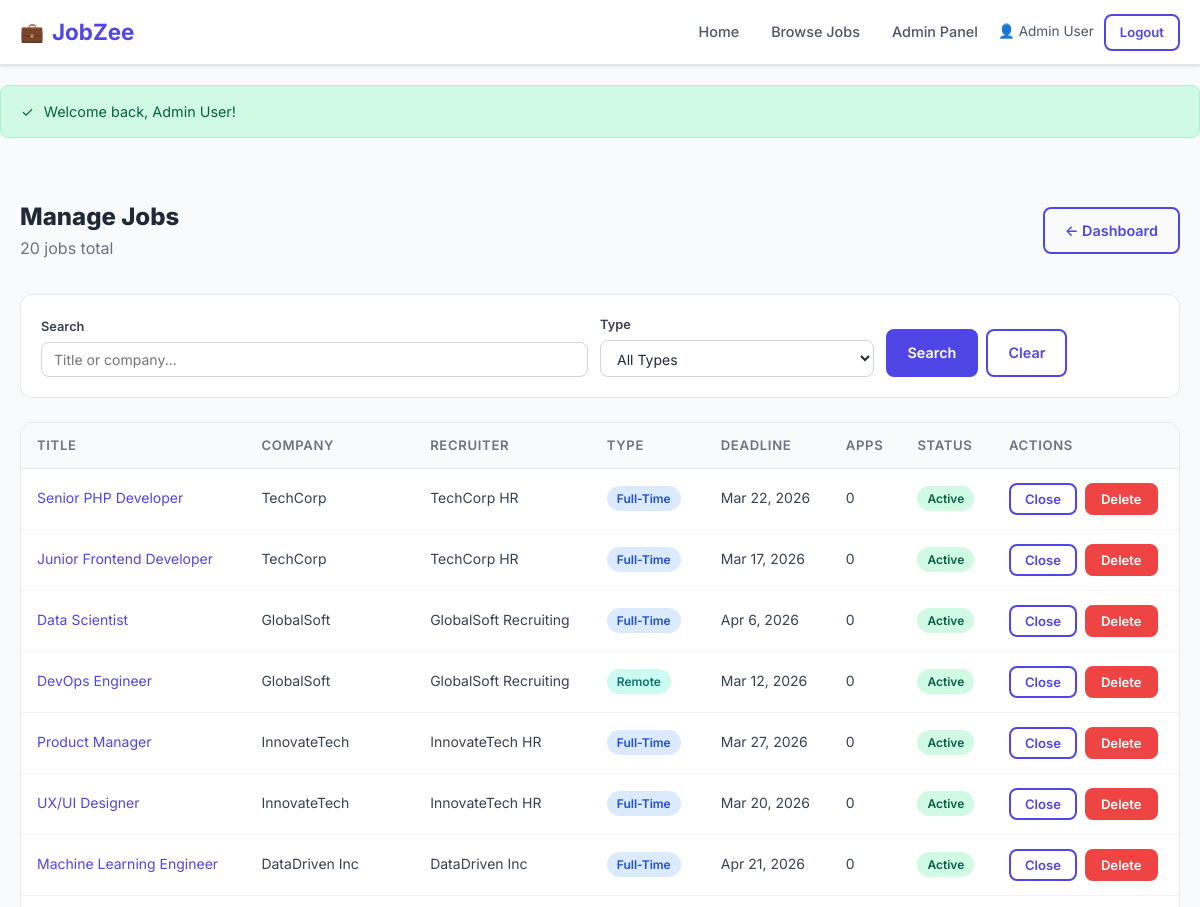
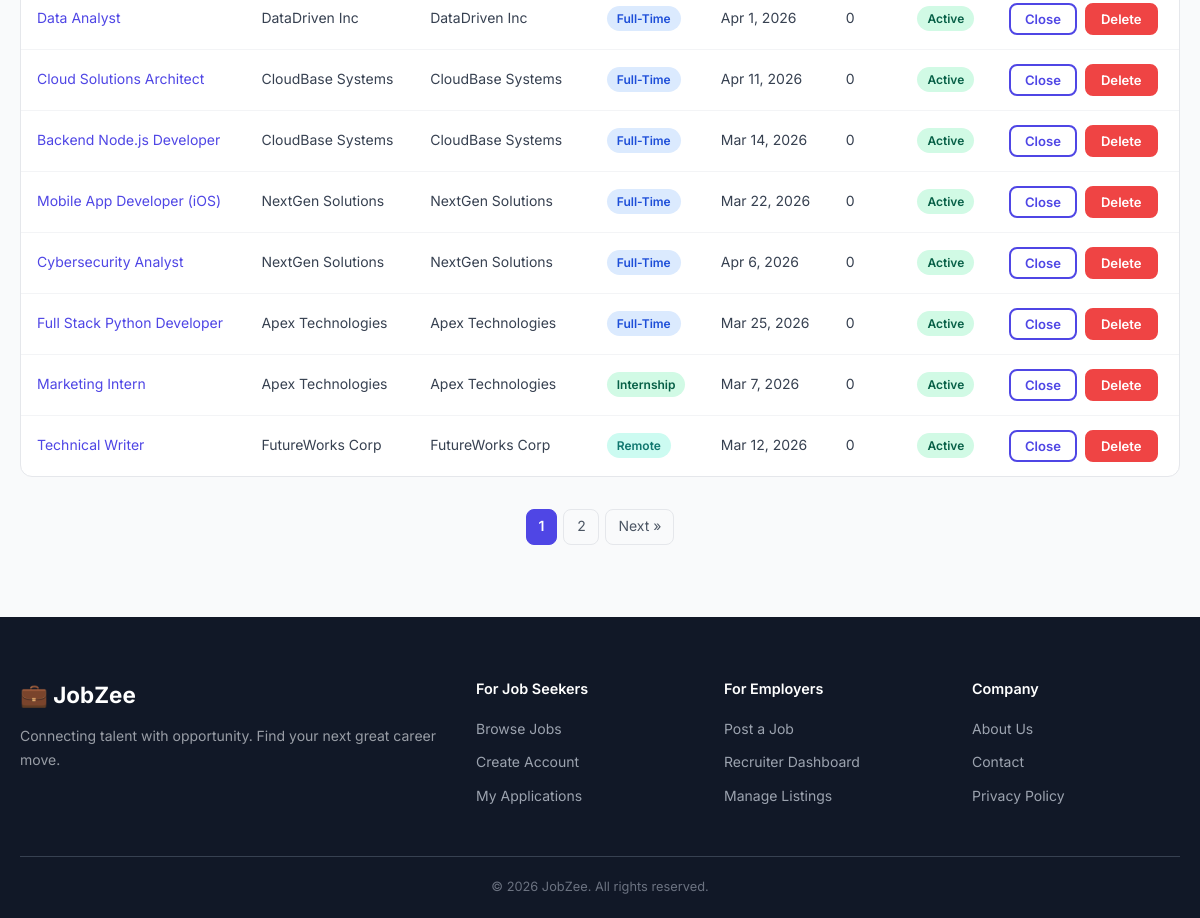
Screenshot of /admin/manage_jobs.php (signed in) with the database file from the repository (2 pictures, top to bottom).
### tables this page shows
CREATE TABLE jobs (
    id INT UNSIGNED AUTO_INCREMENT PRIMARY KEY,
    recruiter_id INT UNSIGNED NOT NULL,
    title VARCHAR(200) NOT NULL,
    company VARCHAR(150) NOT NULL,
    location VARCHAR(150) NOT NULL,
    salary_min DECIMAL(10,2) DEFAULT 0,
    salary_max DECIMAL(10,2) DEFAULT 0,
    job_type ENUM('full-time','part-time','contract','internship','remote') NOT NULL DEFAULT 'full-time',
    description TEXT NOT NULL,
    deadline DATE NOT NULL,
    status ENUM('active','closed') NOT NULL DEFAULT 'active',
    created_at TIMESTAMP DEFAULT CURRENT_TIMESTAMP,
    INDEX idx_recruiter (recruiter_id),
    INDEX idx_status (status),
    INDEX idx_location (location),
    INDEX idx_job_type (job_type),
    INDEX idx_deadline (deadline),
    FULLTEXT idx_search (title, description, company),
    CONSTRAINT fk_jobs_recruiter FOREIGN KEY (recruiter_id) REFERENCES users(id) ON DELETE CASCADE
);

CREATE TABLE users (
    id INT UNSIGNED AUTO_INCREMENT PRIMARY KEY,
    name VARCHAR(100) NOT NULL,
    email VARCHAR(150) NOT NULL UNIQUE,
    password VARCHAR(255) NOT NULL,
    role ENUM('admin','recruiter','jobseeker') NOT NULL DEFAULT 'jobseeker',
    status ENUM('active','inactive') NOT NULL DEFAULT 'active',
    created_at TIMESTAMP DEFAULT CURRENT_TIMESTAMP,
    INDEX idx_email (email),
    INDEX idx_role (role),
    INDEX idx_status (status)
);

### admin/manage_jobs.php (the view, shortened to what this page needs)
<?php
$db = getDB();
$search  = sanitize($_GET['q'] ?? '');
$type    = sanitize($_GET['type'] ?? '');
$page    = max(1, (int)($_GET['page'] ?? 1));
$perPage = 15;
$where  = ['1=1'];
$params = [];
$whereStr = implode(' AND ', $where);
$cnt   = $db->prepare("SELECT COUNT(*) FROM jobs j WHERE $whereStr"); $cnt->execute($params); $total = $cnt->fetchColumn();
$pag   = paginate($total, $perPage, $page);
$stmt  = $db->prepare("SELECT j.*, u.name AS recruiter_name, (SELECT COUNT(*) FROM applications WHERE job_id = j.id) AS app_count FROM jobs j JOIN users u ON j.recruiter_id = u.id WHERE $whereStr ORDER BY j.created_at DESC LIMIT {$perPage} OFFSET {$pag['offset']}");
$stmt->execute($params);
$jobs = $stmt->fetchAll();
include __DIR__ . '/../includes/header.php';
?>
<div class="page-container">
    <div class="section-header mb-8">
        <div>
            <h1 style="font-size:1.5rem;font-weight:800;">Manage Jobs</h1>
            <p style="color:var(--gray-500);"><?= $total ?> job<?= $total !== 1 ? 's' : '' ?> total</p>
        </div>
        <a href="dashboard.php" class="btn btn-outline">← Dashboard</a>
    </div>
    <div class="filters-bar" style="margin-bottom:24px;">
        <form class="filters-form" method="GET">
            <div class="form-group" style="flex:2;">
                <label class="form-label">Search</label>
                <input type="text" name="q" class="form-control" placeholder="Title or company..." value="<?= sanitize($search) ?>">
            </div>
            <div class="form-group">
                <label class="form-label">Type</label>
                <select name="type" class="form-control">
                    <option value="">All Types</option>
                </select>
            </div>
            <div class="form-group" style="align-self:flex-end; display:flex; gap:8px;">
                <button type="submit" class="btn btn-primary">Search</button>
                <a href="manage_jobs.php" class="btn btn-outline">Clear</a>
            </div>
        </form>
    </div>
    <div class="table-container">
        <table>
            <thead><tr><th>Title</th><th>Company</th><th>Recruiter</th><th>Type</th><th>Deadline</th><th>Apps</th><th>Status</th><th>Actions</th></tr></thead>
            <tbody>
            <?php foreach ($jobs as $j): ?>
            <tr>
                <td><a href="../job.php?id=<?= $j['id'] ?>"><?= sanitize($j['title']) ?></a></td>
                <td><?= sanitize($j['company']) ?></td>
                <td><?= sanitize($j['recruiter_name']) ?></td>
                <td><span class="badge <?= jobTypeBadge($j['job_type']) ?>"><?= $j['job_type'] ?></span></td>
                <td><?= date('M j, Y', strtotime($j['deadline'])) ?><?= isExpired($j['deadline']) ? '<br><small style="color:var(--danger)">Exp.</small>' : '' ?></td>
                <td><?= $j['app_count'] ?></td>
                <td><span class="badge <?= $j['status']==='active'?'badge-green':'badge-gray' ?>"><?= $j['status'] ?></span></td>
                <td>
                    <div class="table-actions">
                        <form method="POST" style="display:inline;">
                            <button type="submit" name="toggle_status" class="btn btn-sm btn-outline"><?= $j['status']==='active'?'Close':'Open' ?></button>
                        </form>
                        <form method="POST" style="display:inline;">
                            <button type="submit" name="delete_job" class="btn btn-sm btn-danger" data-confirm="Delete this job and ALL its applications?">Delete</button>
                        </form>
                    </div>
                </td>
            </tr>
            <?php endforeach; ?>
            </tbody>
        </table>
    </div>
    <?= paginationHTML($pag, "manage_jobs.php" . ($search ? "?q=$search" : '') . ($type ? "&type=$type" : '')) ?>
</div>
<?php include __DIR__ . '/../includes/footer.php'; ?>

### includes/functions.php (shortened to what this page needs)
<?php
function sanitize(string $input): string {
    return htmlspecialchars(strip_tags(trim($input)), ENT_QUOTES, 'UTF-8');
}
function getFlash(): ?array {
    if (isset($_SESSION['flash'])) {
        $flash = $_SESSION['flash'];
        return $flash;
    }
    return null;
}
function showFlash(): string {
    $flash = getFlash();
    $icon = $flash['type'] === 'success' ? '✓' : ($flash['type'] === 'error' ? '✗' : 'ℹ');
    return '<div class="alert alert-' . $flash['type'] . '"><span>' . $icon . '</span> ' . sanitize($flash['message']) . '</div>';
}
function jobTypeBadge(string $type): string {
    $classes = [
        'full-time'  => 'badge-blue',
        'part-time'  => 'badge-purple',
        'contract'   => 'badge-orange',
        'internship' => 'badge-green',
        'remote'     => 'badge-teal',
    ];
    return $classes[$type] ?? 'badge-gray';
}
function paginate(int $total, int $perPage, int $currentPage): array {
    $totalPages = (int)ceil($total / $perPage);
    $offset = ($currentPage - 1) * $perPage;
    return [
        'total'       => $total,
        'per_page'    => $perPage,
        'current'     => $currentPage,
        'total_pages' => $totalPages,
        'offset'      => max(0, $offset),
        'has_prev'    => $currentPage > 1,
        'has_next'    => $currentPage < $totalPages,
    ];
}
function paginationHTML(array $pag, string $baseUrl): string {
    $html = '<div class="pagination">';
    $sep = str_contains($baseUrl, '?') ? '&' : '?';
    for ($i = max(1, $pag['current'] - 2); $i <= min($pag['total_pages'], $pag['current'] + 2); $i++) {
        $active = $i === $pag['current'] ? ' active' : '';
        $html .= '<a href="' . $baseUrl . $sep . 'page=' . $i . '" class="page-link' . $active . '">' . $i . '</a>';
    }
    if ($pag['has_next']) {
        $html .= '<a href="' . $baseUrl . $sep . 'page=' . ($pag['current'] + 1) . '" class="page-link">Next &raquo;</a>';
    }
    $html .= '</div>';
    return $html;
}

### rows the page displays
jobs: title "Senior PHP Developer", company "TechCorp", recruiter.name "TechCorp HR", job_type "Full-Time", deadline "Mar 22, 2026", app_count "0", status "Active", shows "Close"
jobs: title "Junior Frontend Developer", company "TechCorp", recruiter.name "TechCorp HR", job_type "Full-Time", deadline "Mar 17, 2026", app_count "0", status "Active", shows "Close"
jobs: title "Data Scientist", company "GlobalSoft", recruiter.name "GlobalSoft Recruiting", job_type "Full-Time", deadline "Apr 6, 2026", app_count "0", status "Active", shows "Close"
jobs: title "DevOps Engineer", company "GlobalSoft", recruiter.name "GlobalSoft Recruiting", job_type "Remote", deadline "Mar 12, 2026", app_count "0", status "Active", shows "Close"
jobs: title "Product Manager", company "InnovateTech", recruiter.name "InnovateTech HR", job_type "Full-Time", deadline "Mar 27, 2026", app_count "0", status "Active", shows "Close"
jobs: title "UX/UI Designer", company "InnovateTech", recruiter.name "InnovateTech HR", job_type "Full-Time", deadline "Mar 20, 2026", app_count "0", status "Active", shows "Close"
jobs: title "Machine Learning Engineer", company "DataDriven Inc", recruiter.name "DataDriven Inc", job_type "Full-Time", deadline "Apr 21, 2026", app_count "0", status "Active", shows "Close"
jobs: title "Data Analyst", company "DataDriven Inc", recruiter.name "DataDriven Inc", job_type "Full-Time", deadline "Apr 1, 2026", app_count "0", status "Active", shows "Close"
jobs: title "Cloud Solutions Architect", company "CloudBase Systems", recruiter.name "CloudBase Systems", job_type "Full-Time", deadline "Apr 11, 2026", app_count "0", status "Active", shows "Close"
jobs: title "Backend Node.js Developer", company "CloudBase Systems", recruiter.name "CloudBase Systems", job_type "Full-Time", deadline "Mar 14, 2026", app_count "0", status "Active", shows "Close"
jobs: title "Mobile App Developer (iOS)", company "NextGen Solutions", recruiter.name "NextGen Solutions", job_type "Full-Time", deadline "Mar 22, 2026", app_count "0", status "Active", shows "Close"
jobs: title "Cybersecurity Analyst", company "NextGen Solutions", recruiter.name "NextGen Solutions", job_type "Full-Time", deadline "Apr 6, 2026", app_count "0", status "Active", shows "Close"
jobs: title "Full Stack Python Developer", company "Apex Technologies", recruiter.name "Apex Technologies", job_type "Full-Time", deadline "Mar 25, 2026", app_count "0", status "Active", shows "Close"
jobs: title "Marketing Intern", company "Apex Technologies", recruiter.name "Apex Technologies", job_type "Internship", deadline "Mar 7, 2026", app_count "0", status "Active", shows "Close"
jobs: title "Technical Writer", company "FutureWorks Corp", recruiter.name "FutureWorks Corp", job_type "Remote", deadline "Mar 12, 2026", app_count "0", status "Active", shows "Close"

### other values shown
userName() "Admin User"
$icon "✓"
$flash['message'] "Welcome back, Admin User!"
$total "20"
